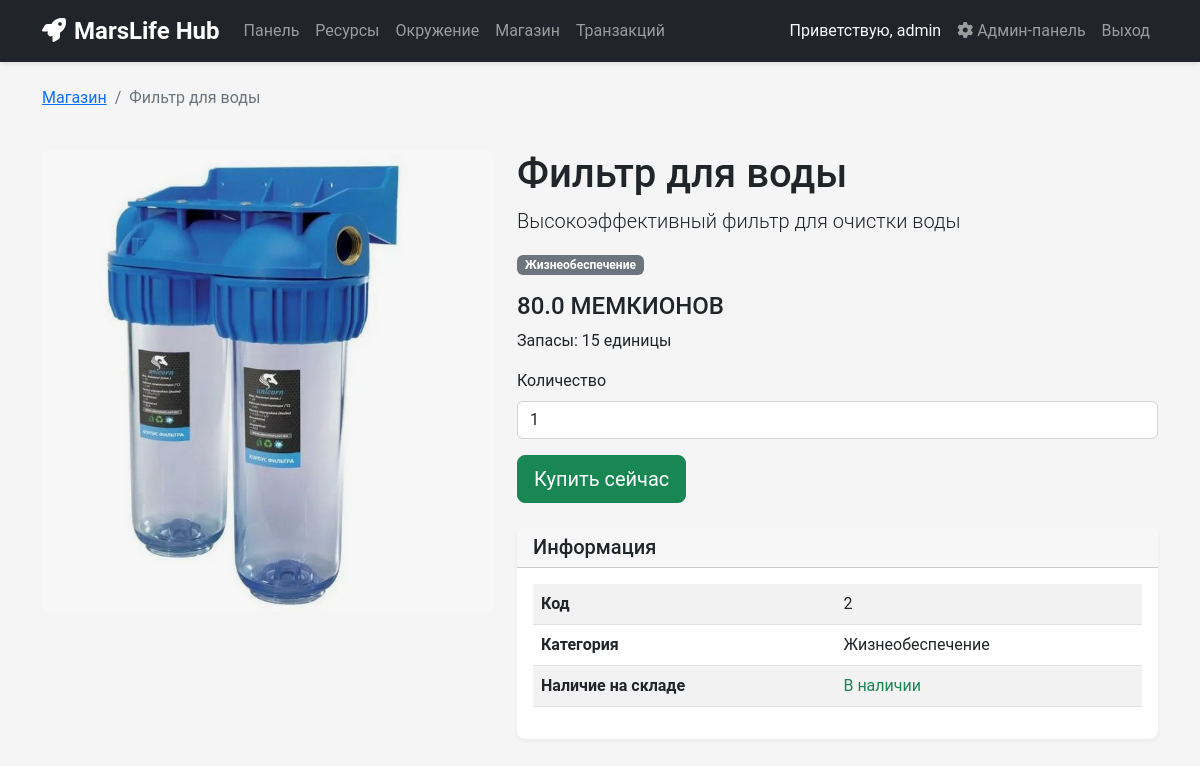
Page /product/2 (signed in) on the committed database.
### app_copy.py (models this page shows)
class Product(db.Model):
    id = db.Column(db.Integer, primary_key=True)
    name = db.Column(db.String(100), nullable=False)
    description = db.Column(db.Text)
    price = db.Column(db.Float, nullable=False)
    stock = db.Column(db.Integer, nullable=False)
    category = db.Column(db.String(50))
    image = db.Column(db.String(200))

### app_copy.py (the view)
@app.route('/product/<int:product_id>')
def product_detail(product_id):
    if 'user_id' not in session:
        return redirect(url_for('login'))
    product = Product.query.get_or_404(product_id)
    return render_template('product_detail.html', product=product)

### templates/product_detail.html (shortened to what this page needs)
{% extends 'base.html' %}
{% block content %}
<div class="row">
    <div class="col-12 mb-4">
        <nav aria-label="breadcrumb">
            <ol class="breadcrumb">
                <li class="breadcrumb-item"><a href="{{ url_for('store') }}">Магазин</a></li>
                <li class="breadcrumb-item active">{{ product.name }}</li>
            </ol>
        </nav>
    </div>
</div>
<div class="row">
    <div class="col-md-5">
        <img src="{{ url_for('static', filename='img/' + product.image) }}" class="img-fluid rounded" alt="{{ product.name }}"
             onerror="this.src='{{ url_for('static', filename='img/placeholder.jpg') }}'">
    </div>
    <div class="col-md-7">
        <h1>{{ product.name }}</h1>
        <p class="lead">{{ product.description }}</p>
        <div class="mb-3">
            <span class="badge bg-secondary">{{ product.category }}</span>
        </div>
        <div class="mb-3">
            <h4>{{ product.price }} МЕМКИОНОВ</h4>
            <p>Запасы: {{ product.stock }} единицы</p>
        </div>
        <form action="{{ url_for('checkout', product_id=product.id) }}" method="POST" class="mb-3">
            <div class="mb-3">
                <label for="quantity" class="form-label">Количество</label>
                <input type="number" class="form-control" id="quantity" name="quantity" value="1" min="1" max="{{ product.stock }}">
            </div>
            <button type="submit" class="btn btn-success btn-lg">Купить сейчас</button>
        </form>
        <div class="card mt-4">
            <div class="card-header">
                <h5 class="mb-0">Информация</h5>
            </div>
            <div class="card-body">
                <table class="table table-striped">
                    <tbody>
                        <tr>
                            <th>Код</th>
                            <td>{{ product.id }}</td>
                        </tr>
                        <tr>
                            <th>Категория</th>
                            <td>{{ product.category }}</td>
                        </tr>
                        <tr>
                            <th>Наличие на складе</th>
                            <td>
                                {% if product.stock > 10 %}
                                    <span class="text-success">В наличии</span>
                                {% elif product.stock > 0 %}
                                    <span class="text-warning">Осталось несколько штук</span>
                                {% else %}
                                    <span class="text-danger">Отсутствует</span>
                                {% endif %}
                            </td>
                        </tr>
                    </tbody>
                </table>
            </div>
        </div>
    </div>
</div>
{% endblock %}

### static/css/style.css (style rules this page uses)
body { background-color: #f5f5f5; font-family: 'Roboto', sans-serif; }
.card { box-shadow: 0 2px 4px rgba(0, 0, 0, 0.05); border-radius: 8px; border: none; margin-bottom: 20px; }
.card-header { border-radius: 8px 8px 0 0 !important; font-weight: 600; }

### rows in the picture
Product: name "Фильтр для воды", image (picture), description "Высокоэффективный фильтр для очистки воды", category "Жизнеобеспечение", price "80.0", stock "15", id "2"

### other values in the picture
{{ session['username'] }} "admin"
